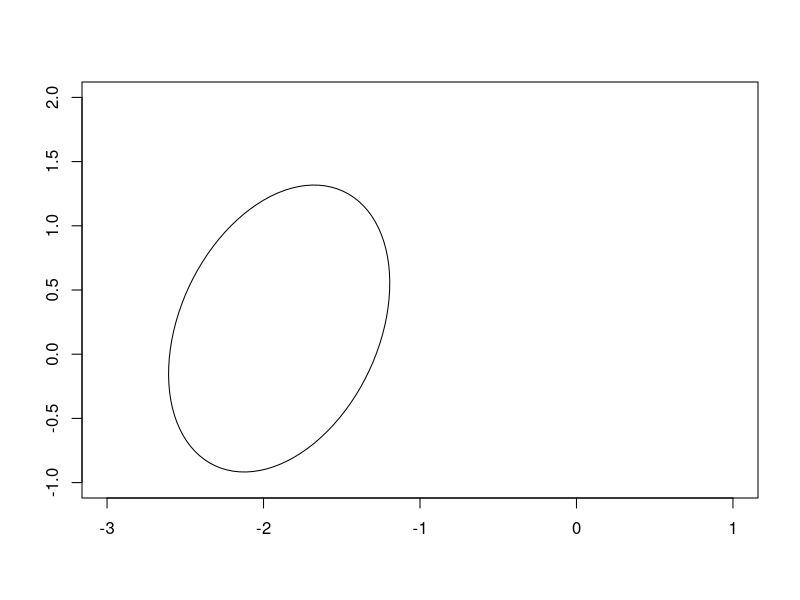
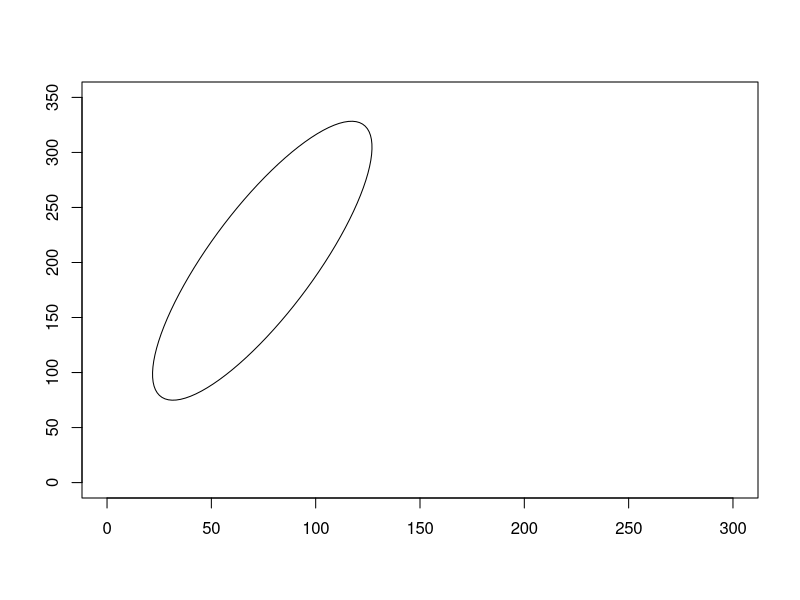

Generate these figures, in order, with R:

# Example 6.1
rm(list=ls())

dat <- read.table("data/T6-1.dat")
names(dat) <- c("BOD.com","SS.com","BOD.sta","SS.sta")

alpha <- 0.05
n <- nrow(dat)
p <- 2
mu0 <- matrix(c(0,0),ncol=1)

dj1 <- dat$BOD.com - dat$BOD.sta
dj2 <- dat$SS.com - dat$SS.sta
d <- matrix(c(dj1,dj2),ncol=2,nrow=n)
d.bar <- matrix(c(mean(dj1),mean(dj2)),ncol=1)
Sd <- var(d)

(T2 <- n*t(d.bar)%*%solve(Sd)%*%d.bar)

(T2.crit <- p*(n-1)/(n-p)*qf(1-alpha,p,n-p))

ifelse(T2>T2.crit,"Reject H0","Fail to Reject H0")

d.bar[1,1] - sqrt(p*(n-1)/(n-p)*qf(1-alpha,p,n-p))*sqrt(Sd[1,1]/n)
d.bar[1,1] + sqrt(p*(n-1)/(n-p)*qf(1-alpha,p,n-p))*sqrt(Sd[1,1]/n)

d.bar[2,1] - sqrt(p*(n-1)/(n-p)*qf(1-alpha,p,n-p))*sqrt(Sd[2,2]/n)
d.bar[2,1] + sqrt(p*(n-1)/(n-p)*qf(1-alpha,p,n-p))*sqrt(Sd[2,2]/n)


# Example 6.2
rm(list=ls())
alpha <- 0.05

dat <- read.table("data/T6-2.dat")
C <- matrix(c(-1,-1,1,1,
              1,-1,1,-1,
              1,-1,-1,1),byrow=TRUE,ncol=4)
X <- as.matrix(dat)
n <- nrow(X)
q <- ncol(X)
X.mean <- t(matrix(1,ncol=n) %*% X)/n
D <- X - matrix(1,nrow=n) %*% t(X.mean)
S <- (n-1)^(-1) * t(D)%*%D
Sinv <- solve(S)

C%*%X.mean
C%*%S%*%t(C)

(T2 <- n*t(C%*%X.mean)%*%solve(C%*%S%*%t(C))%*%(C%*%X.mean))

(Critical.T2 <- ((n-1)*(q-1)/(n-q+1))*qf(1-alpha,q-1,n-q+1))

# Confidence Intervals
# Interaction
C[3,]%*%X.mean - sqrt(((n-1)*(q-1)/(n-q+1))*qf(1-alpha,q-1,n-q+1))*sqrt(t(C[3,])%*%S%*%C[3,]/n)
C[3,]%*%X.mean + sqrt(((n-1)*(q-1)/(n-q+1))*qf(1-alpha,q-1,n-q+1))*sqrt(t(C[3,])%*%S%*%C[3,]/n)

# Halothane Influence
C[1,]%*%X.mean - sqrt(((n-1)*(q-1)/(n-q+1))*qf(1-alpha,q-1,n-q+1))*sqrt(t(C[1,])%*%S%*%C[1,]/n)
C[1,]%*%X.mean + sqrt(((n-1)*(q-1)/(n-q+1))*qf(1-alpha,q-1,n-q+1))*sqrt(t(C[1,])%*%S%*%C[1,]/n)

# CO2 pressure influence
C[2,]%*%X.mean - sqrt(((n-1)*(q-1)/(n-q+1))*qf(1-alpha,q-1,n-q+1))*sqrt(t(C[2,])%*%S%*%C[2,]/n)
C[2,]%*%X.mean + sqrt(((n-1)*(q-1)/(n-q+1))*qf(1-alpha,q-1,n-q+1))*sqrt(t(C[2,])%*%S%*%C[2,]/n)

# Example 6.3
rm(list=ls())

alpha <- 0.05
n1 <- 50
n2 <- 50
p <- 2
xbar1 <- matrix(c(8.3,4.1),ncol=1)
xbar2 <- matrix(c(10.2,3.9),ncol=1)
S1 <- matrix(c(2,1,1,6),ncol=2)
S2 <- matrix(c(2,1,1,4),ncol=2)

(Spooled <- (n1-1)/(n1+n2-2) * S1 + (n2-1)/(n1+n2-2) * S2)
(xbard <- xbar1 - xbar2)


library(plotrix)
angle <- atan(eigen(Spooled)$vectors[2,1]/eigen(Spooled)$vectors[1,1]) # sohcahtoa
plot(0,pch='',ylab='',xlab='',xlim=c(-3,1),ylim=c(-1,2))
c2 <- ((n1+n2-2)*p)/(n1+n2-p-1) * qf(1-alpha,p,n1+n2-p-1)
axis1 <- sqrt(eigen(Spooled)$values[1])*sqrt((1/n1+1/n2)*c2) 
axis2 <- sqrt(eigen(Spooled)$values[2])*sqrt((1/n1+1/n2)*c2) 

lengths <- c(axis1,axis2)
draw.ellipse(x=xbard[1,1],y=xbard[2,1],a=lengths[1],b=lengths[2],angle=angle,deg=FALSE)

# Example 6.4
rm(list=ls())
alpha <- 0.05
xbar1 <- matrix(c(204.4,556.6),ncol=1)
xbar2 <- matrix(c(130.0,355.0),ncol=1)
S1 <- matrix(c(13825.3,23823.4,23823.4,73107.4),ncol=2)
S2 <- matrix(c(8632.0,19616.7,19616.7,55964.5),ncol=2)
n1 <- 45
n2 <- 55
p <- 2
(Spooled <- (n1-1)/(n1+n2-2) * S1 + (n2-1)/(n1+n2-2) * S2)
(xbard <- xbar1 - xbar2)
(c2 <- ((n1+n2-2)*p)/(n1+n2-p-1) * qf(1-alpha,p,n1+n2-p-1))

xbard[1,1] - sqrt(c2)*sqrt((1/n1+1/n2)*Spooled[1,1])
xbard[1,1] + sqrt(c2)*sqrt((1/n1+1/n2)*Spooled[1,1])

xbard[2,1] - sqrt(c2)*sqrt((1/n1+1/n2)*Spooled[2,2])
xbard[2,1] + sqrt(c2)*sqrt((1/n1+1/n2)*Spooled[2,2])

library(plotrix)
angle <- atan(eigen(Spooled)$vectors[2,1]/eigen(Spooled)$vectors[1,1]) # sohcahtoa
plot(0,pch='',ylab='',xlab='',xlim=c(0,300),ylim=c(0,350))
c2 <- ((n1+n2-2)*p)/(n1+n2-p-1) * qf(1-alpha,p,n1+n2-p-1)
axis1 <- sqrt(eigen(Spooled)$values[1])*sqrt((1/n1+1/n2)*c2) 
axis2 <- sqrt(eigen(Spooled)$values[2])*sqrt((1/n1+1/n2)*c2) 

lengths <- c(axis1,axis2)
draw.ellipse(x=xbard[1,1],y=xbard[2,1],a=lengths[1],b=lengths[2],angle=angle,deg=FALSE)

# Example 6.5
1/n1 * S1 + 1/n2 * S2

a1 <- matrix(c(1,0),ncol=1)
a2 <- matrix(c(0,1),ncol=1)

xbard[1,1] - sqrt(qchisq(1-alpha,p))*sqrt(t(a1)%*%(1/n1 * S1 + 1/n2 * S2)%*%a1)
xbard[1,1] + sqrt(qchisq(1-alpha,p))*sqrt(t(a1)%*%(1/n1 * S1 + 1/n2 * S2)%*%a1)

xbard[2,1] - sqrt(qchisq(1-alpha,p))*sqrt(t(a2)%*%(1/n1 * S1 + 1/n2 * S2)%*%a2)
xbard[2,1] + sqrt(qchisq(1-alpha,p))*sqrt(t(a2)%*%(1/n1 * S1 + 1/n2 * S2)%*%a2)

(T2 <- t(xbard)%*%solve(1/n1 * S1 + 1/n2 * S2)%*%xbard)
(T2.critical <- qchisq(1-alpha,p))

(ahat <- solve(1/n1 * S1 + 1/n2 * S2)%*%xbard)

# Example 6.6
library(psych) # for trace function tr() (could also use something like sum(diag(X)) or sum(eigen(X)$values))
denom1 <- 1/n1 * (tr((1/n1 * S1 %*% solve(1/n1 * S1 + 1/n2 * S2)) %*% 
                       (1/n1 * S1 %*% solve(1/n1 * S1 + 1/n2 * S2)))+ (tr(1/n1 * S1 %*% solve(1/n1 * S1 + 1/n2 * S2)))^2 )
denom2 <- 1/n2 * (tr((1/n2 * S2 %*% solve(1/n1 * S1 + 1/n2 * S2)) %*% 
                       (1/n2 * S2 %*% solve(1/n1 * S1 + 1/n2 * S2)))+ (tr(1/n2 * S2 %*% solve(1/n1 * S1 + 1/n2 * S2)))^2 )

(v <- (p+p^2)/(denom1+denom2))

(T2)
(F.crit <- (v*p)/(v-p+1)*qf(1-alpha,p,v-p+1))

# Example 6.10
rm(list=ls())
# Examples 6.10-6.12 are limited by the summary statistics rather than raw data - calculations are bit off due to rounding
alpha <- 0.01

n1 <- 271
n2 <- 138
n3 <- 107
n <- n1 + n2 + n3
p <- 4
g <- 3

xbar1 <- matrix(c(2.066,0.480,0.082,0.360),ncol=1)
xbar2 <- matrix(c(2.167,0.596,0.124,0.418),ncol=1)
xbar3 <- matrix(c(2.273,0.521,0.125,0.383),ncol=1)

S1 <- matrix(c(.291,-.001,.002,.010,
               -.001,.011,.000,.003,
               .002,.000,.001,.000,
               .010,.003,.000,.010),ncol=4)
S2 <- matrix(c(.561,.011,.001,.037,
               .011,.025,.004,.007,
               .001,.004,.005,.002,
               .037,.007,.002,.019),ncol=4)
S3 <- matrix(c(.261,.030,.003,.018,
               .030,.017,-.000,.006,
               .003,-.000,.004,.001,
               .018,.006,.001,.013),ncol=4)

W <- (n1-1)*S1 + (n2-1)*S2 + (n3-1)*S3
xbar <- (1/(n1+n2+n3))*(n1*xbar1 + n2*xbar2 + n3*xbar3)
B <- n1 * (xbar1-xbar)%*%t(xbar1-xbar) + n2 * (xbar2-xbar)%*%t(xbar2-xbar) + n3 * (xbar3-xbar)%*%t(xbar3-xbar)

(Lambda <- det(W)/det(B+W))

(test.statistic <- (n-p-2)/p * (1-sqrt(Lambda))/sqrt(Lambda))
(critical.value <- qf(1-alpha,2*p,2*(n-p-2)))

(test.statistic.LS <- -(n-1-(p+g)/2)*log(Lambda))
(critical.value.LS <- qchisq(1-alpha,p*(g-1)))

# Example 6.11
tau1 <- (xbar1-xbar)
tau2 <- (xbar2-xbar)
tau3 <- (xbar3-xbar)
alpha <- 0.05

(tau1[3,1] - tau3[3,1]) - qt(1-alpha/(p*g*2),n-g)*sqrt((1/n1 + 1/n3)*W[3,3]/(n-g))
(tau1[3,1] - tau3[3,1]) + qt(1-alpha/(p*g*2),n-g)*sqrt((1/n1 + 1/n3)*W[3,3]/(n-g))


(tau1[3,1] - tau2[3,1]) - qt(1-alpha/(p*g*2),n-g)*sqrt((1/n1 + 1/n3)*W[3,3]/(n-g))
(tau1[3,1] - tau2[3,1]) + qt(1-alpha/(p*g*2),n-g)*sqrt((1/n1 + 1/n3)*W[3,3]/(n-g))

(tau2[3,1] - tau3[3,1]) - qt(1-alpha/(p*g*2),n-g)*sqrt((1/n1 + 1/n3)*W[3,3]/(n-g))
(tau2[3,1] - tau3[3,1]) + qt(1-alpha/(p*g*2),n-g)*sqrt((1/n1 + 1/n3)*W[3,3]/(n-g))

# Example 6.12 

(Spooled <- (n1-1)/(n1+n2+n3-g) * S1 + (n2-1)/(n1+n2+n3-g) * S2 + (n3-1)/(n1+n2+n3-g) * S3)

u <- (1/(n1-1) + 1/(n2-1) + 1/(n3-1) - 1/(n1 + n2 + n3 - g)) * ((2*p^2 + 3*p - 1)/(6*(p+1)*(g-1)))
(M <- (n1 + n2 + n3 - g)*log(det(Spooled)) - ( (n1-1)*log(det(S1)) + (n2-1)*log(det(S2)) + (n3-1)*log(det(S3)) ) )

C <- (1-u)*M
v <- (1/2)*p*(p+1)*(g-1)
C.crit <- qchisq(1-alpha,v)

# Example 6.13
rm(list=ls())

dat <- read.table("data/T6-4.dat")
names(dat) <- c("ExtrusionRate","Additive","TearRes","Gloss","Opacity")

# For computerized approaches - make appropriate columns factors, but this can be really annoying so don't do it in dat
dat2 <- dat
dat2[,1] <- as.factor(dat2[,1])
dat2[,2] <- as.factor(dat2[,2])

# Part (a)
alpha <- 0.05

# Using built-in functions 
fit <- manova(cbind(TearRes,Gloss,Opacity) ~ ExtrusionRate * Additive, data=dat2) # if you use dat instead of dat2, residual df=8 instead of 6
(fit.summary <- summary(fit)) 
fit.summary$SS
anova(fit)

# Example 6.14 
rm(list=ls())

x.bar1 <- matrix(c(6.833,7.033,3.967,4.700),ncol=1)
x.bar2 <- matrix(c(6.633,7.000,4.000,4.533),ncol=1)
Spooled <- matrix(c(.606,.262,.066,.161,
                    .262,.637,.173,.143,
                    .066,.173,.810,.029,
                    .161,.143,.029,.306),ncol=4,byrow=TRUE)
C <- matrix(c(-1,1,0,0,
              0,-1,1,0,
              0,0,-1,1),ncol=4,byrow=TRUE)
n1 <- n2 <- 30
p <- 4
alpha <- 0.05

# Test for Parallel Profiles for Two Normal Populations
(T2 <- (t(x.bar1-x.bar2)%*%t(C))%*%solve((1/n1+1/n2)*C%*%Spooled%*%t(C))%*%(C%*%(x.bar1-x.bar2)))
(c2 <- ((n1+n2-2)*(p-1))/(n1+n2-p) * qf(1-alpha,p-1,n1+n2-p))
# Fail to Reject, conduct next test

# Test for Coincident Profiles
one <- matrix(rep(1,p),ncol=1)
(T2 <- (t(one)%*%(x.bar1-x.bar2))%*%
          solve((1/n1+1/n2)*
                  t(one)%*%Spooled%*%one)%*%
    (t(one)%*%(x.bar1-x.bar2)))
(c2 <- qf(1-alpha,1,n1+n2-2))
# Fail to Reject

